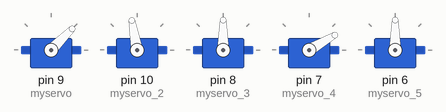
Recording of a sketch running on a simulated Arduino Uno, built with avr-gcc and run on an emulated ATmega328P. On the bench: 5 × servo.

Above: at 1.65 s.
At 1.9 s:
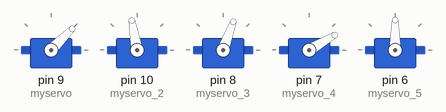
At 2.2 s:
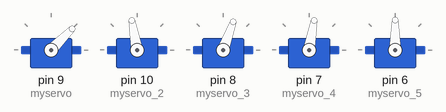
At 4.7 s:
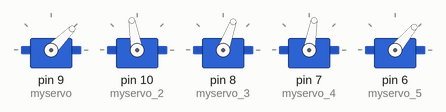
At 7.25 s:
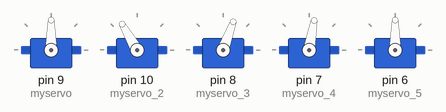
At 7.8 s:
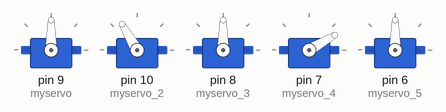
Timing chart, 0 to 9.7 s (numbered marks = the images above):
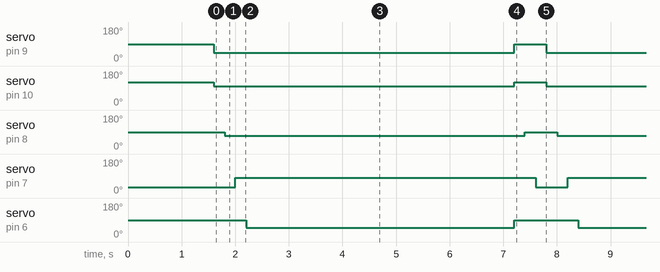

The sketch:

Brazo_robot_simple.ino
```cpp
// (licence header left out)
// Control arbitrario del brazo robot.

// Proyecto Brazo Robot

#include <Servo.h>

Servo myservo;  // creamos los objetos de los diferentes servos.
Servo myservo_2;
Servo myservo_3;
Servo myservo_4;
Servo myservo_5;

int pos_myservo = 90;    // Definimos las posiciones iniciales del robot
int pos_myservo_2 = 120;
int pos_myservo_3 = 90;
int pos_myservo_4 = 30;
int pos_myservo_5 = 90;

int next_pos_myservo=90;
int next_pos_myservo_2=120;
int next_pos_myservo_3=90;
int next_pos_myservo_4=30;
int next_pos_myservo_5=90;


//Definimos los limites de movimiento del robot

int myservo_lim_1 = 120;
int myservo_lim_2 = 30;

int myservo_2_lim_1 = 160;
int myservo_2_lim_2 = 90;

int myservo_3_lim_1 = 120;
int myservo_3_lim_2 = 50;

int myservo_4_lim_1 = 90;
int myservo_4_lim_2 = 20;

int myservo_5_lim_1 = 95;
int myservo_5_lim_2 = 40;


int print_sel_servo = 0;
int print_mov_servo = 0;


int num_servo = 0;
int mov_ter = 0;


void setup()
{

  Serial.begin(9600); //Iniciamos la comunicacion serial

  // Definicion del servo de la base
  myservo.attach(9,500,2500);  // attaches the servo on pin 9 to the servo object
  myservo.write(pos_myservo); //Lo giramos a su posicion inicial

  myservo_2.attach(10,500,2500);
  myservo_2.write(pos_myservo_2);
  delay(200);

  myservo_3.attach(8,500,2500);
  myservo_3.write(pos_myservo_3);
  delay(200);

  myservo_4.attach(7,500,2500);
  myservo_4.write(pos_myservo_4);
  delay(200);

  myservo_5.attach(6,500,2500);
  myservo_5.write(pos_myservo_5);


  delay(1000);


}


void loop() {
  // Apertura y cierre de la pinza

  // Definicion del servo de la base

  myservo.write(45); //Lo giramos a su posicion inicial

  myservo_2.write(100);
  delay(200);


  myservo_3.write(70);
  delay(200);


  myservo_4.write(80);
  delay(200);

  myservo_5.write(50);


  delay(5000);

  myservo_5.write(pos_myservo_5);


  myservo.write(pos_myservo); //Lo giramos a su posicion inicial


  myservo_2.write(pos_myservo_2);
  delay(200);

  myservo_3.write(pos_myservo_3);
  delay(200);

  myservo_4.write(pos_myservo_4);
  delay(200);


}
```

Measured:
- by itself, servo on pin 9 (myservo): alternates 90° for 0.60 s and 45° for 5.6 s
- by itself, servo on pin 10 (myservo_2): alternates 120° for 0.60 s and 100° for 5.6 s
- by itself, servo on pin 8 (myservo_3): alternates 90° for 0.60 s and 70° for 5.6 s
- by itself, servo on pin 7 (myservo_4): alternates 80° for 5.6 s and 30° for 0.60 s
- by itself, servo on pin 6 (myservo_5): alternates 90° for 1.2 s and 50° for 5.0 s
